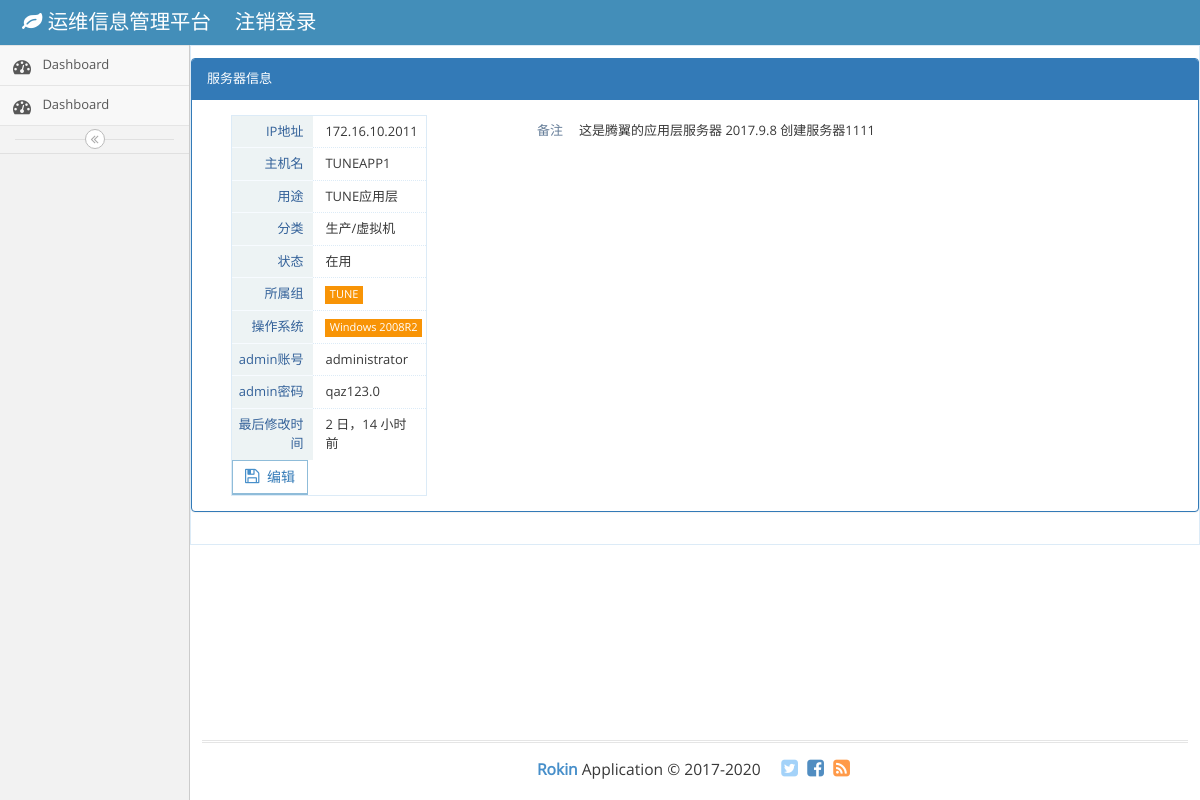
The app's page /post/1/ with its own data.
### app/models.py (models this page shows, shortened)
class Host(models.Model):
    ip = models.CharField(max_length=20)
    host_name = models.CharField(max_length=50)
    host_purpose = models.CharField(max_length=100, blank=True)
    host_status = models.ForeignKey(Host_status)
    Host_category = models.ForeignKey(HostCategorys)
    Host_group = models.ForeignKey(HostGroups)
    Host_operatingsystem = models.ForeignKey(OperatingSystems)
    admin_Account = models.CharField(max_length=50, blank=True)
    admin_password = models.CharField(max_length=50, blank=True)
    Host_body = models.TextField(max_length=1000, blank=True)
    created_time = models.DateTimeField(auto_now_add=True)
    modified_time = models.DateTimeField(auto_now_add=True)

class HostCategorys(models.Model):
    category = models.CharField(max_length=70)
    def __str__(self):
        return self.category

class Host_status(models.Model):
    status = models.CharField(max_length=10)
    def __str__(self):
        return self.status

class HostGroups(models.Model):
    group = models.CharField(max_length=70)
    def __str__(self):
        return self.group

class OperatingSystems(models.Model):
    operatingsystem = models.CharField(max_length=30)
    def __str__(self):
        return self.operatingsystem

### app/views.py (the view)
# urls.py: url(r'^post/(?P<pk>[0-9]+)/$', views.HostDetailView.as_view(), name='host_detail'),
class HostDetailView(DetailView):
    model = Host
    template_name = 'app/host_detail.html'
    context_object_name = 'post'

### templates/app/host_detail.html (shortened to what this page needs)
{% extends 'app/base.html' %}
{% load staticfiles %}
{% block main %}
    <div class="table-detail">
        <div class="row">
            <div class="panel panel-primary">
                <div class="panel-heading">服务器信息</div>
                <div class="panel-body">
                    <div class="col-xs-12 col-sm-3">
                        <div class="profile-user-info profile-user-info-striped">
                            <div class="profile-info-row">
                                <div class="profile-info-name"> IP地址</div>
                                <div class="profile-info-value">
                                    <span>{{ post.ip }}</span>
                                </div>
                            </div>
                            <div class="profile-info-row">
                                <div class="profile-info-name"> 主机名</div>
                                <div class="profile-info-value">
                                    <span>{{ post.host_name }}</span>
                                </div>
                            </div>
                            <div class="profile-info-row">
                                <div class="profile-info-name"> 用途</div>
                                <div class="profile-info-value">
                                    <span>{{ post.host_purpose }}</span>
                                </div>
                            </div>
                            <div class="profile-info-row">
                                <div class="profile-info-name"> 分类</div>
                                <div class="profile-info-value">
                                    <span>{{ post.Host_category }}</span>
                                </div>
                            </div>
                            <div class="profile-info-row">
                                <div class="profile-info-name"> 状态</div>
                                <div class="profile-info-value">
                                    <span>{{ post.host_status }}</span>
                                </div>
                            </div>
                            <div class="profile-info-row">
                                <div class="profile-info-name"> 所属组</div>
                                <div class="profile-info-value">
                                    <span class="label label-sm label-warning">{{ post.Host_group }}</span>
                                </div>
                            </div>
                                <div class="profile-info-row">
                                <div class="profile-info-name"> 操作系统</div>
                                <div class="profile-info-value">
                                    <span class="label label-sm label-warning">{{ post.Host_operatingsystem }}</span>
                                </div>
                            </div>
                            <div class="profile-info-row">
                                <div class="profile-info-name"> admin账号</div>
                                <div class="profile-info-value">
                                    <span>{{ post.admin_Account }}</span>
                                </div>
                            </div>
                            <div class="profile-info-row">
                                <div class="profile-info-name"> admin密码</div>
                                <div class="profile-info-value">
                                    <span>{{ post.admin_password }}</span>
                                </div>
                            </div>
                            <div class="profile-info-row">
                                <div class="profile-info-name"> 最后修改时间</div>
                                <div class="profile-info-value">
                                    <span>{{ post.modified_time|timesince }} 前</span>
                                </div>
                            </div>
                            <button type="submit" class="btn btn-white btn-info btn-bold">
                                <i class="ace-icon fa fa-floppy-o bigger-120 blue"></i>
                                <a href="{% url 'app:host_edit' pk=post.pk %}">编辑</a>
                            </button>
                        </div>
                    </div>
                    <div class="col-xs-12 col-lg-6">
                        <div>
                            <div class="profile-info-row">
                                <div class="profile-info-name"> 备注</div>
                                <div class="profile-info-value">
                                    <span>{{ post.Host_body }}</span>
                                </div>
                            </div>
                        </div>
                    </div>
                </div>
            </div>
        </div>
    </div>
{% endblock main %}

### records on screen
Host: ip "172.16.10.2011", host_name "TUNEAPP1", host_purpose "TUNE应用层", Host_category "生产/虚拟机", host_status "在用", Host_group "TUNE", Host_operatingsystem "Windows 2008R2", admin_Account "administrator", admin_password "qaz123.0", modified_time "2 日，14 小时", Host_body "这是腾翼的应用层服务器 2017.9.8 创建服务器1111"
